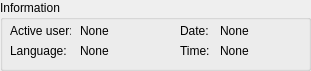
   <widget class="QGroupBox" name="group_box_information">
    <property name="geometry">
     <rect>
      <x>10</x>
      <y>10</y>
      <width>311</width>
      <height>71</height>
     </rect>
    </property>
    <property name="title">
     <string>Information</string>
    </property>
    <widget class="QLabel" name="label_active_language_show">
     <property name="geometry">
      <rect>
       <x>80</x>
       <y>40</y>
       <width>47</width>
       <height>21</height>
      </rect>
     </property>
     <property name="text">
      <string>None</string>
     </property>
    </widget>
    <widget class="QLabel" name="label_active_user">
     <property name="geometry">
      <rect>
       <x>10</x>
       <y>20</y>
       <width>61</width>
       <height>21</height>
      </rect>
     </property>
     <property name="text">
      <string>Active user:</string>
     </property>
    </widget>
    <widget class="QLabel" name="label_active_user_show">
     <property name="geometry">
      <rect>
       <x>80</x>
       <y>20</y>
       <width>47</width>
       <height>21</height>
      </rect>
     </property>
     <property name="text">
      <string>None</string>
     </property>
    </widget>
    <widget class="QLabel" name="label_active_language">
     <property name="geometry">
      <rect>
       <x>10</x>
       <y>40</y>
       <width>61</width>
       <height>21</height>
      </rect>
     </property>
     <property name="text">
      <string>Language:</string>
     </property>
    </widget>
    <widget class="QLabel" name="label_date">
     <property name="geometry">
      <rect>
       <x>180</x>
       <y>20</y>
       <width>31</width>
       <height>21</height>
      </rect>
     </property>
     <property name="text">
      <string>Date:</string>
     </property>
    </widget>
    <widget class="QLabel" name="label_time_show">
     <property name="geometry">
      <rect>
       <x>220</x>
       <y>40</y>
       <width>71</width>
       <height>21</height>
      </rect>
     </property>
     <property name="text">
      <string>None</string>
     </property>
    </widget>
    <widget class="QLabel" name="label_date_show">
     <property name="geometry">
      <rect>
       <x>220</x>
       <y>20</y>
       <width>71</width>
       <height>21</height>
      </rect>
     </property>
     <property name="text">
      <string>None</string>
     </property>
    </widget>
    <widget class="QLabel" name="label_time">
     <property name="geometry">
      <rect>
       <x>180</x>
       <y>40</y>
       <width>31</width>
       <height>21</height>
      </rect>
     </property>
     <property name="text">
      <string>Time:</string>
     </property>
    </widget>
   </widget>
